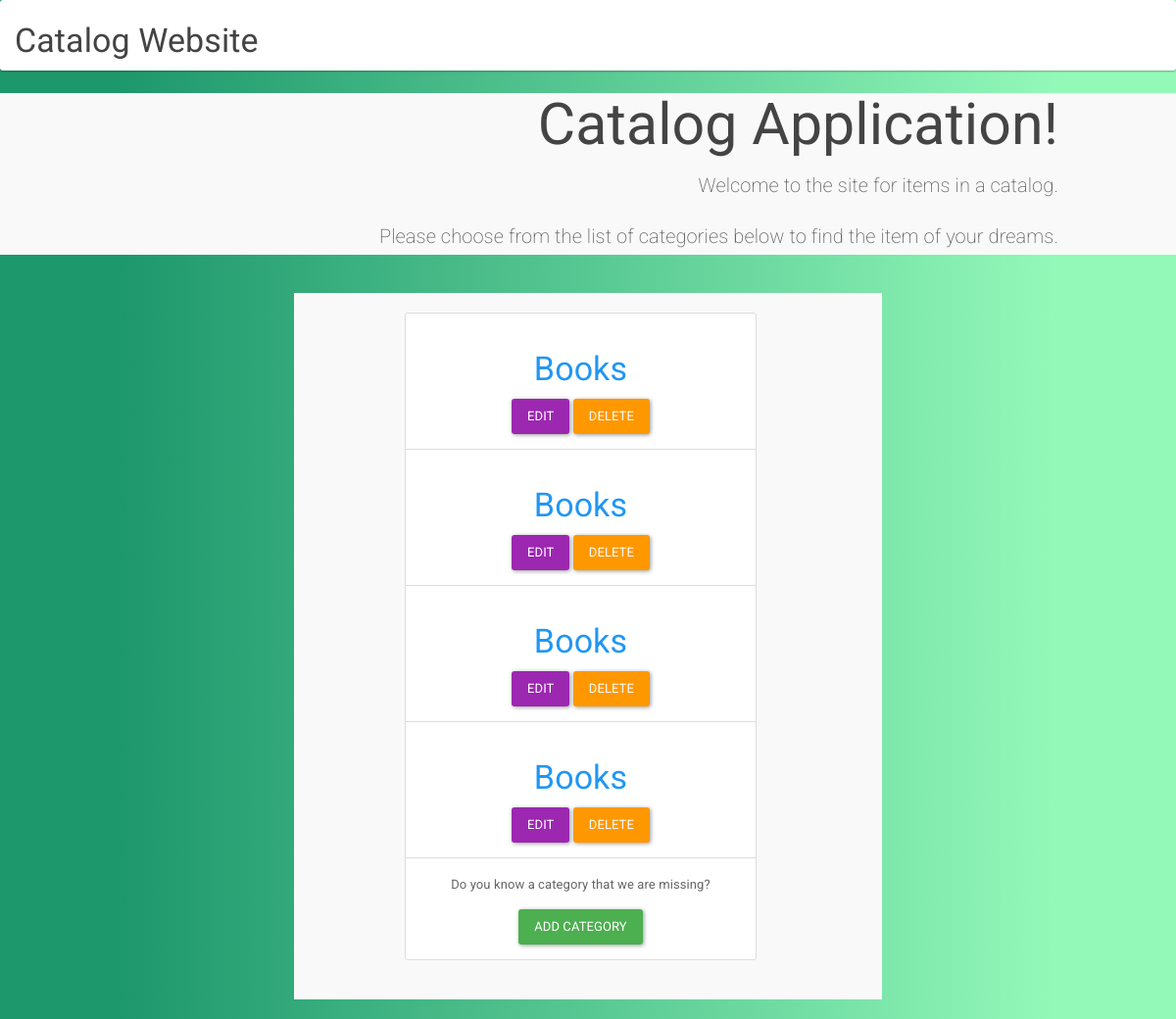
Page /category/ on the earlier database version.
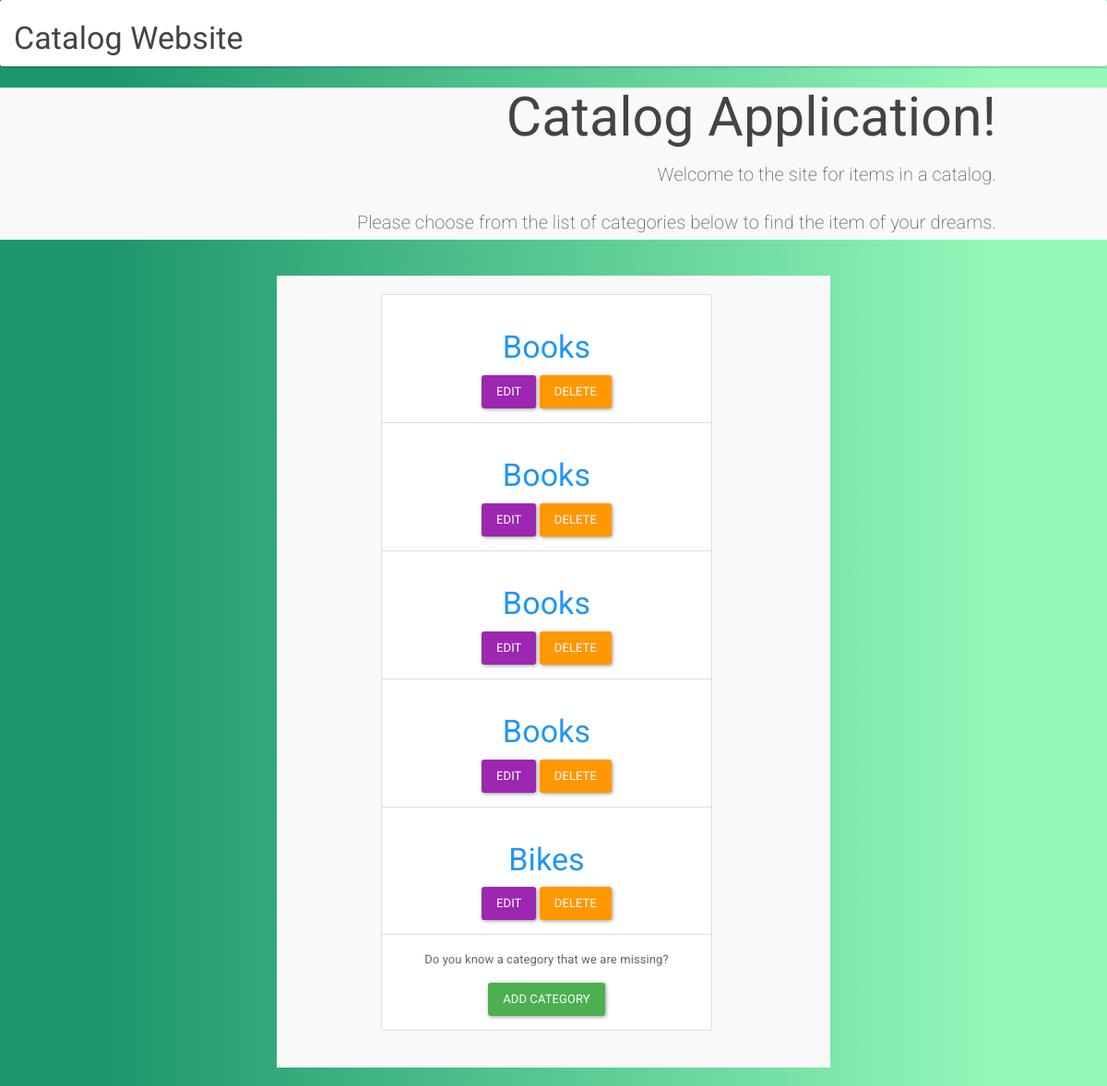
Same page on the later database version.
### database_setup.py (models this page shows, shortened)
class Categories(Base):
    __tablename__ = 'categories'
    id = Column(Integer, primary_key=True)
    name = Column(String(30), nullable=False)
    image = Column(String(250), nullable=False)
    description = Column(String(250), nullable=False)
    user_id = Column(Integer, ForeignKey('users.id'))
    users = relationship(Users)

### catalog/views.py (the view)
@app.route('/')
@app.route('/index/')
@app.route('/category/')
def index():
    categories = models.category_list()
    if 'state' in login_session.keys():
        return render_template('index.html', STATE=login_session['state'],
                               categories=categories)
    else:
        state = ''.join(random.choice(string.ascii_uppercase + string.digits)
                        for x in xrange(32))
        login_session['state'] = state
        return render_template('index.html', STATE=state,
                               categories=categories)

### catalog/models.py (called while the page is built)
def category_list():
    return session.query(Categories).all()

### catalog/templates/index.html (shortened to what this page needs)
{% extends "layout.html" %}
  {% block body %}
    <nav class="navbar navbar-default">
      <div class="container-fluid">
        <div class="navbar-header">
          <h3>Catalog Website</h3>
        </div>
        <ul class="navbar-right">
        </ul>
      </div>
    </nav>
    <div class="jumbotron">
      <h1>Catalog Application!</h1>
      <p>Welcome to the site for items in a catalog.</p>
      <p>Please choose from the list of categories below to find the item of your dreams.</p>
    </div>
    <div class="col-md-6 col-md-offset-3 well">
      <ul class="list-group col-md-8 col-md-offset-2 text-center">
        {% for c in categories %}
        <li class="list-group-item">
          <h3><a href="{{ url_for('showCategory', category_id=c.id ) }}">{{ c.name }}</a></h3>
          <a href="{{ url_for('editCategory', category_id=c.id) }}" class="btn btn-info">Edit</a>
          <a href="{{ url_for('deleteCategory', category_id=c.id) }}" class="btn btn-warning">Delete</a>
        </li>
        {% endfor %}
        <li class="list-group-item">
          <p>Do you know a category that we are missing?</p>
          <a href="{{ url_for('newCategory')}}" class="btn btn-success">Add category</a>
      </ul>
    </div>
  {% endblock %}

### catalog/templates/layout.html (shortened to what this page needs)
<!DOCTYPE html>
<html class="no-js" lang="">
  <head>
    <link rel="stylesheet" href="{{ url_for('static', filename='normalize.css') }}">
    <link rel="stylesheet" href="{{ url_for('static', filename='bootstrap.min.css') }}">
    <link rel="stylesheet" href="{{ url_for('static', filename='main.css')}}">
  </head>
  {% block body %}{% endblock %}

### catalog/static/main.css (style rules this page uses)
.jumbotron { padding: 0 10%; margin: 0 auto; margin-bottom: 3em; text-align: right; }
.navbar-header h3, .navbar-header .breadcrumb { display: inline-block; }
.navbar-right { padding-top: 15px; padding-right: 15px; }

Differences in the rows shown:
added Categories: name "Bikes"
